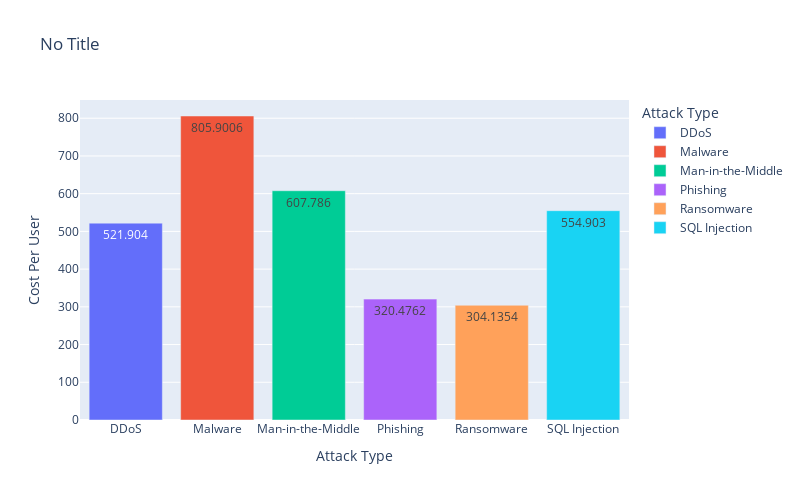

This figure's notebook cell:
### Code cell
df['Cost Per User'] = (df['Financial Loss (in Million $)']*1000000) / df['Number of Affected Users']

Cost_Per_User = df.groupby('Attack Type')['Cost Per User'].mean().reset_index()

plot = px.bar(
    Cost_Per_User,
    x = 'Attack Type',
    y = 'Cost Per User',
    color='Attack Type',
    title='No Title',
    text_auto=True,
    width=800,
    height=500
)

plot.show()

### Figure 1 — Plotly figure (JSON) as saved in the notebook; plotly's stock layout.template omitted (floating-point values rounded to 4 significant figures)
{"data": [{"hovertemplate": "Attack Type=%{x}<br>Cost Per User=%{y}<extra></extra>", "legendgroup": "DDoS", "marker": {"color": "#636efa", "pattern": {"shape": ""}}, "name": "DDoS", "orientation": "v", "showlegend": true, "textposition": "auto", "texttemplate": "%{y}", "type": "bar", "x": ["DDoS"], "xaxis": "x", "y": [521.9], "yaxis": "y"}, {"hovertemplate": "Attack Type=%{x}<br>Cost Per User=%{y}<extra></extra>", "legendgroup": "Malware", "marker": {"color": "#EF553B", "pattern": {"shape": ""}}, "name": "Malware", "orientation": "v", "showlegend": true, "textposition": "auto", "texttemplate": "%{y}", "type": "bar", "x": ["Malware"], "xaxis": "x", "y": [805.9], "yaxis": "y"}, {"hovertemplate": "Attack Type=%{x}<br>Cost Per User=%{y}<extra></extra>", "legendgroup": "Man-in-the-Middle", "marker": {"color": "#00cc96", "pattern": {"shape": ""}}, "name": "Man-in-the-Middle", "orientation": "v", "showlegend": true, "textposition": "auto", "texttemplate": "%{y}", "type": "bar", "x": ["Man-in-the-Middle"], "xaxis": "x", "y": [607.8], "yaxis": "y"}, {"hovertemplate": "Attack Type=%{x}<br>Cost Per User=%{y}<extra></extra>", "legendgroup": "Phishing", "marker": {"color": "#ab63fa", "pattern": {"shape": ""}}, "name": "Phishing", "orientation": "v", "showlegend": true, "textposition": "auto", "texttemplate": "%{y}", "type": "bar", "x": ["Phishing"], "xaxis": "x", "y": [320.5], "yaxis": "y"}, {"hovertemplate": "Attack Type=%{x}<br>Cost Per User=%{y}<extra></extra>", "legendgroup": "Ransomware", "marker": {"color": "#FFA15A", "pattern": {"shape": ""}}, "name": "Ransomware", "orientation": "v", "showlegend": true, "textposition": "auto", "texttemplate": "%{y}", "type": "bar", "x": ["Ransomware"], "xaxis": "x", "y": [304.1], "yaxis": "y"}, {"hovertemplate": "Attack Type=%{x}<br>Cost Per User=%{y}<extra></extra>", "legendgroup": "SQL Injection", "marker": {"color": "#19d3f3", "pattern": {"shape": ""}}, "name": "SQL Injection", "orientation": "v", "showlegend": true, "textposition": "auto", "texttemplate": "%{y}", "type": "bar", "x": ["SQL Injection"], "xaxis": "x", "y": [554.9], "yaxis": "y"}], "layout": {"barmode": "relative", "height": 500, "legend": {"title": {"text": "Attack Type"}, "tracegroupgap": 0}, "title": {"text": "No Title"}, "width": 800, "xaxis": {"anchor": "y", "categoryarray": ["DDoS", "Malware", "Man-in-the-Middle", "Phishing", "Ransomware", "SQL Injection"], "categoryorder": "array", "domain": [0, 1], "title": {"text": "Attack Type"}}, "yaxis": {"anchor": "x", "domain": [0, 1], "title": {"text": "Cost Per User"}}}}
